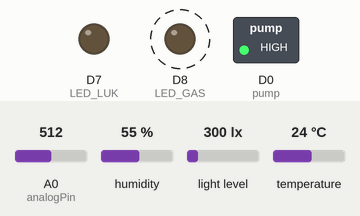
Simulated run of this sketch. Board: ESP8266 (NodeMCU). On the bench: switched loads named in the sketch (green lamp = pin HIGH), output pins drawn as LEDs (lit = HIGH). Dashed ring = blinking. The inputs (shaded band) are chosen by the test bench; at power-on: humidity 55 %, A0 (analogPin) = 512, light level 300 lx, temperature 24 °C. WiFi joins after 1.5 s; servers stay silent unless stated; network time is answered at once with the bench clock; the local clock reads 2024-03-15 10:24:30 at power-on unless the sketch sets it; what the sketch prints to the serial monitor is not drawn.

Above: at 1.9 s.
2.8 s: humidity set to 78 %
At 3.24 s:
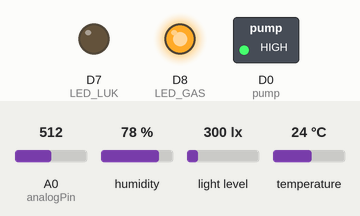
7.6 s: humidity set to 81 %
At 12.21 s:
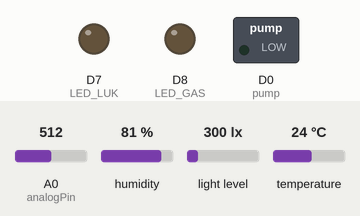
13.9 s: A0 (analogPin) set to 216
17.4 s: A0 (analogPin) set to 186
18.9 s: A0 (analogPin) set to 210
At 19.65 s:
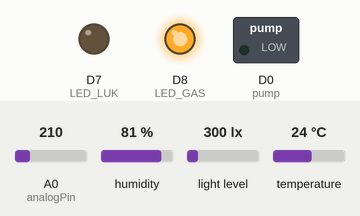
22.4 s: A0 (analogPin) set to 190
At 23.2 s:
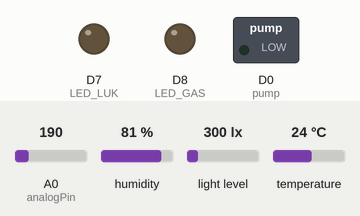
Timing chart, 0 to 24.9 s (numbered marks = the images above; inputs shaded):
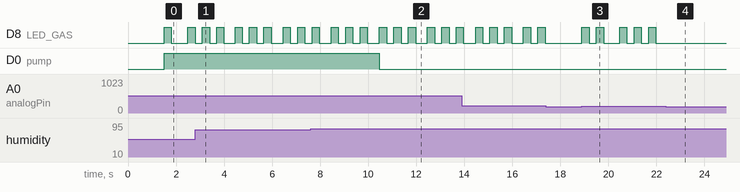

Measured:
- the behaviour switches between 79 and 80 % on humidity (found by bisection; images 1 and 2)
- after the input at 7.6 s, D0 (pump): HIGH → LOW after 2.9 s
- after the input at 17.4 s, D8 (LED_GAS): stops changing and stays LOW
- after the input at 18.9 s, D8 (LED_GAS): LOW → HIGH at once, → LOW 0.30 s later, → HIGH 0.30 s later, → LOW 0.30 s later, … (10 changes in this stretch)
- after the input at 22.4 s, D8 (LED_GAS): stops changing and stays LOW
- by itself, D8 (LED_GAS): repeats every 2.0 s: LOW 0.49 s, 2 × (HIGH 0.30 s, LOW 0.30 s), HIGH 0.30 s

The sketch:

CodeProject.ino
```cpp
#include <FirebaseESP8266.h>
#include <ESP8266WiFi.h>
#define WIFI_SSID "ASDQWEOJJ"
#define WIFI_PASSWORD "mazikdot"

#define FIREBASE_HOST "my-sensors-a3da1-default-rtdb.firebaseio.com"
#define FIREBASE_KEY "5RAXZID5WQPFyDHpoJlBPUOOuRyNXWsvfebGneEh"
FirebaseData firebaseData;
bool state = false;
//#define TRIGGER_PIN  D1
//#define ECHO_PIN     D2
#include "DHT.h"
#include <NTPClient.h>
#include <TimeLib.h>
#include <WiFiUdp.h>
#define DHTPIN 2
#define DHTTYPE DHT22
unsigned long period = 2000;
unsigned long last_time_light = 0;
unsigned long last_time = 0;
int pump = D0;
int analogPin = A0;
DHT dht(DHTPIN, DHTTYPE);
//NTPClient timeClient(ntpUDP, "europe.pool.ntp.org", 3600 * 7);
WiFiUDP ntpUDP;
NTPClient timeClient(ntpUDP, "europe.pool.ntp.org", 3600 * 7);
unsigned long epochTime = 0;
float h,t,f,hif,hic;
int LED_LUK = D7;
int LED_GAS = D8;
unsigned long water_time;
int val = 0;
uint16_t lux = 0;
bool StateGas = false;
unsigned long time_ledGas;
#include <BH1750FVI.h>
unsigned long CM;
unsigned long GetCM;
BH1750FVI LightSensor(BH1750FVI::k_DevModeContLowRes);
void setup() {
    connectWifi();
    Firebase.begin(FIREBASE_HOST, FIREBASE_KEY);
    pinMode(LED_LUK, OUTPUT);
    pinMode(LED_GAS, OUTPUT);
    pinMode(pump, OUTPUT);
    dht.begin();
    LightSensor.begin();
}

void loop() {
//------------Start time------------------------------------
   val = analogRead(analogPin);
    ledGas();
   if(h < 80.00){
     digitalWrite(pump,1);
     GetCM = CM;
   }
   else
   {
     digitalWrite(pump,0);
   }
   if(lux < 10 ){

      digitalWrite(LED_LUK,1);
    }
    else
    {
      digitalWrite(LED_LUK,0);
    }
    if (val > 200) { // สามารถกำหนดปรับค่าได้ตามสถานที่ต่างๆ

    StateGas = true;

  }
  else {
     StateGas = false;
     digitalWrite(LED_GAS,0);
  }
//  ------------End time-------------------
   if( millis() - last_time > period) {

  last_time = millis();
   timeClient.update();
  epochTime = timeClient.getEpochTime();
  String Time = timeClient.getFormattedTime();
  String date = String(year(epochTime)) + "-"  + String(month(epochTime)) + "-" + String(day(epochTime));
  String date_time = date + " " + Time;

   h = dht.readHumidity();

   t = dht.readTemperature();
   f = dht.readTemperature(true);
   hif = dht.computeHeatIndex(f, h);
   hic = dht.computeHeatIndex(t, h, false);
  Serial.print(F("Humidity: "));
  Serial.print(h);
  Serial.print(F("%  Temperature: "));
  Serial.print(t);
  Serial.print(F(" C "));
  Serial.print(f);
  Serial.print(F(" F  Heat index: "));
  Serial.print(hic);
  Serial.print(F(" C "));
  Serial.print(hif);
  Serial.println(F(" F"));
  Serial.println(date_time);
//  -------------------Firebase------------------------------
  FirebaseJson data,dataGAS,dataLight;
  data.set("Humiduty ", String(h));
  data.set("TemperatureC", String(t));
  data.set("Temperature : F ", String(f));
  data.set("Heat : index : C", String(hic));
  data.set("Heat : index : F", String(hif));
  data.set("datetime", String(date_time));
  dataLight.set("light",String(lux));
  dataLight.set("datetime",String(date_time));
  dataGAS.set("gas",String(val));
  dataGAS.set("datetime",String(date_time));
  if ((Firebase.pushJSON(firebaseData, "/sensorProject", data)) && (Firebase.pushJSON(firebaseData, "/GAS", dataGAS)) && (Firebase.pushJSON(firebaseData, "/Light", dataLight))) {
    Serial.println("Pushed : " + firebaseData.pushName());
  } else {
    Serial.println("Error : " + firebaseData.errorReason());
  }
 }
//  -------------------- End Firebase--------------------------------
    if( millis() - last_time_light > 1000) {
     last_time_light = millis();
     lux = LightSensor.GetLightIntensity();
    Serial.print("Light: ");
    Serial.print(lux);
    Serial.println(" lux");
    Serial.print("val = "); // พิมพ์ข้อมความส่งเข้าคอมพิวเตอร์ "val = "
    Serial.println(val); // พิมพ์ค่าของตัวแปร val

 }

}

void connectWifi() {
    Serial.begin(115200);
    Serial.println(WiFi.localIP());
    WiFi.begin(WIFI_SSID, WIFI_PASSWORD);
    Serial.print("connecting");
    while (WiFi.status() != WL_CONNECTED) {
        Serial.print(".");
        delay(500);
    }
    Serial.println();
    Serial.print("connected: ");
    Serial.println(WiFi.localIP());
}
void ledGas(){
   if( millis() - time_ledGas > 300 &&  StateGas == true) {
     time_ledGas = millis();
     Serial.println("แก๊สเกิน สัญญาณเตือนดัง !!!");
     digitalWrite(LED_GAS,!digitalRead(LED_GAS));
 }
}
```
